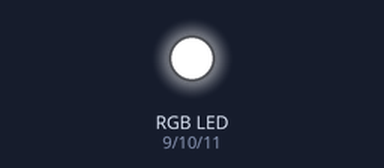
Recording of a sketch running on a simulated Arduino Uno, built with avr-gcc and run on an emulated ATmega328P. Shown: an RGB LED mixed from three pins (HIGH = lit).

Above: at 1.0 s.
At 3.5 s:
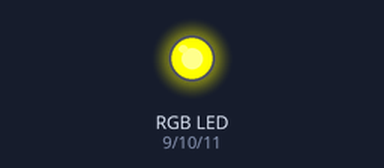
Timing chart, 0 to 10.4 s (numbered marks = the images above):
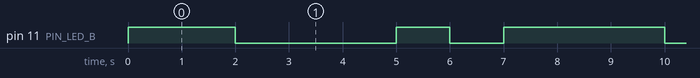

Measured:
- by itself, pin 11 (PIN_LED_B): repeats every 8.0 s: HIGH 1.0 s, LOW 1.0 s, HIGH 3.0 s, LOW 3.0 s
- by itself, everything shown: repeats every 8.0 s, in 4 steps

The sketch:

LED_RGB_control.ino
```cpp
const byte PIN_LED_R = 9;
const byte PIN_LED_G = 10;
const byte PIN_LED_B = 11;

// Fonction setup(), appelée au démarrage de la carte Arduino
void setup() {

  // Initialise les broches
  pinMode(PIN_LED_R, OUTPUT);
  pinMode(PIN_LED_G, OUTPUT);
  pinMode(PIN_LED_B, OUTPUT);
  displayColor(0, 0, 0);
}

// Fonction loop(), appelée continuellement en boucle tant que la carte Arduino est alimentée
void loop() {

  /* Code de démonstration */
  displayColor(255, 0, 0);
  delay(1000);

  displayColor(0, 255, 0);
  delay(1000);

  displayColor(0, 0, 255);
  delay(1000);

  displayColor(255, 0, 255);
  delay(1000);

  displayColor(0, 255, 255);
  delay(1000);

  displayColor(255, 255, 0);
  delay(1000);

  displayColor(255, 255, 255);
  delay(1000);

  displayColor(0, 0, 0);
  delay(1000);
}

/** Affiche une couleur */
void displayColor(byte r, byte g, byte b) {

  // Assigne l'état des broches
  // Version cathode commune
  //analogWrite(PIN_LED_R, r);
  //analogWrite(PIN_LED_G, g);
  //analogWrite(PIN_LED_B, b);
  // Version anode commune
  analogWrite(PIN_LED_R, ~r);
  analogWrite(PIN_LED_G, ~g);
  analogWrite(PIN_LED_B, ~b);
}
```
